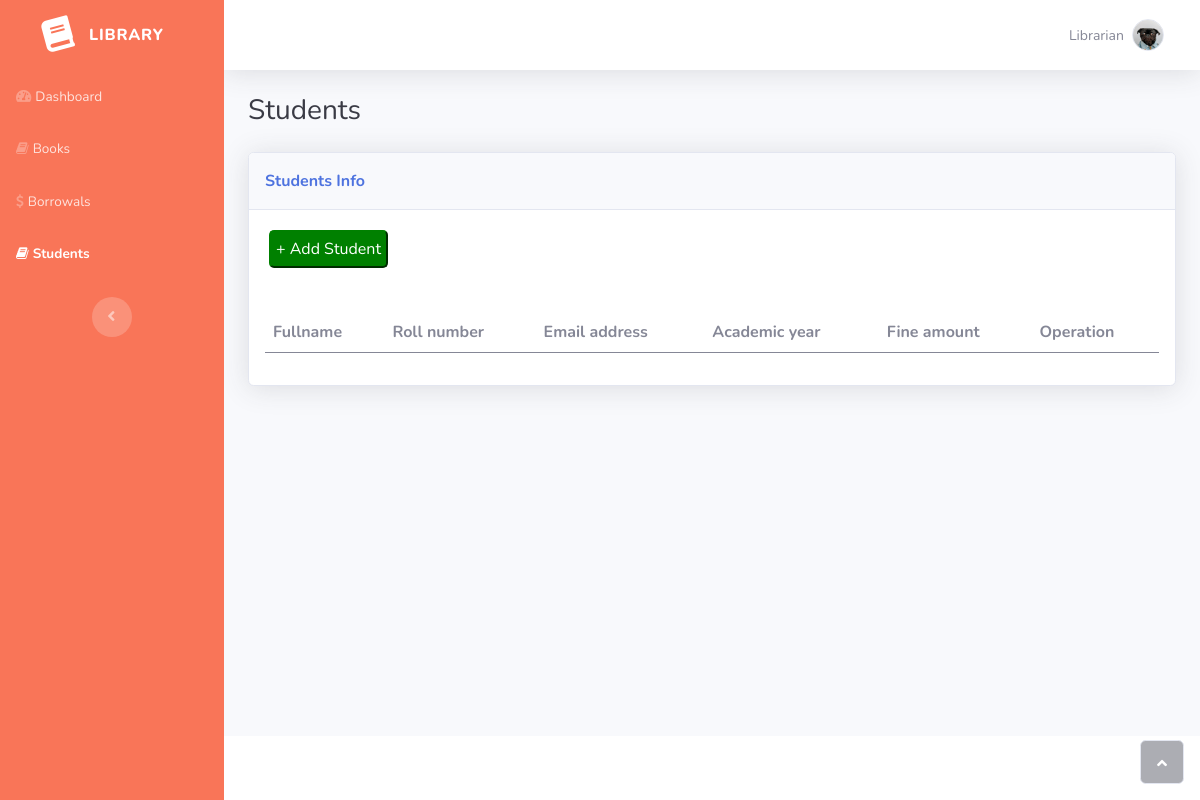
The app's page /students/, older data.
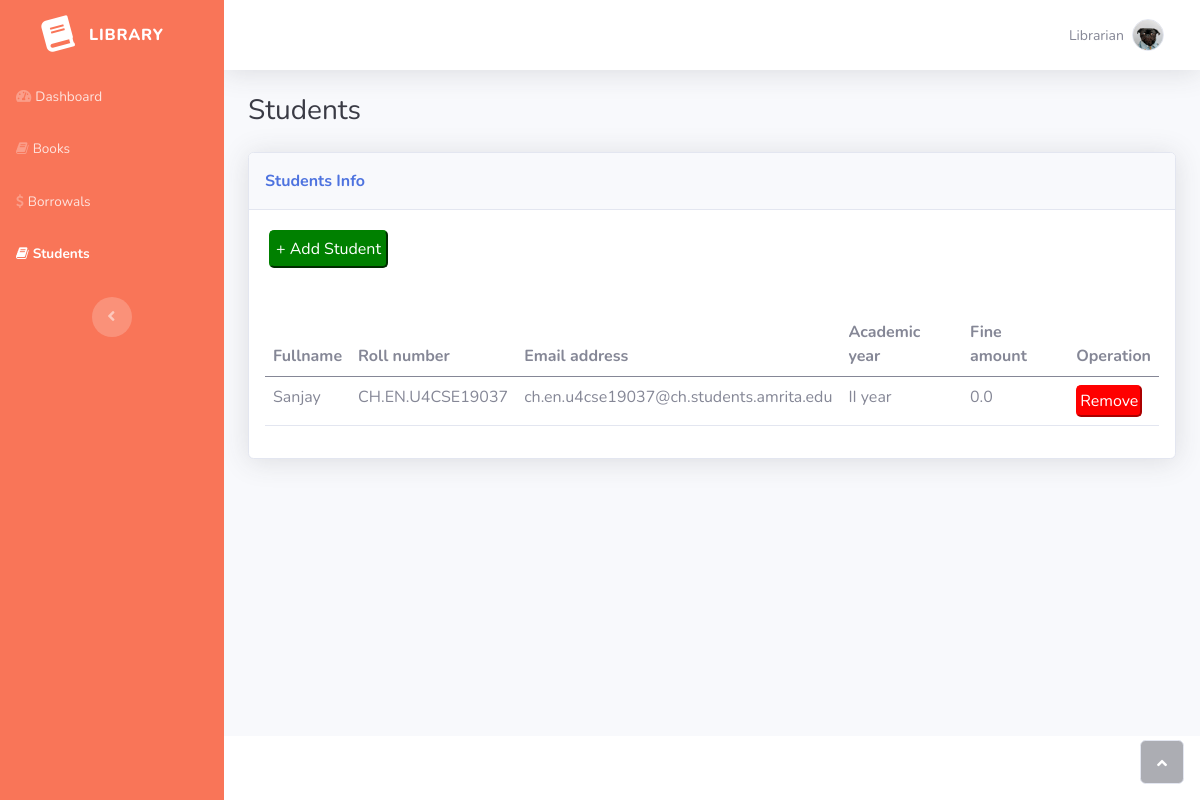
The same page, newer data.
### library/models.py (models this page shows, shortened)
class Student(models.Model):
    fullname = models.CharField(max_length=200, null=True)
    roll_number = models.CharField(max_length=20, null=True)
    email = models.EmailField(null=True)
    academic_year = models.CharField(max_length=200,
        choices= (
            ('I year', 'I year'),
            ('II year', 'II year'),
            ('III year', 'III year'),
            ('IV year', 'IV year')
        )
    )
    fine_amount = models.FloatField(null=True, default=0.0)

### library/views.py (the view)
# urls.py: path('students/', views.students, name='students'),
def students(request):
    students = Student.objects.all()
    return render(request, 'library/students.html', {'students': students})

### library/templates/library/students.html (shortened to what the changed rows need)
{% load static %}
<!DOCTYPE html>
<html>
<head>
    <link rel="stylesheet" href="{% static 'bootstrap/css/bootstrap.min.css' %}">
    <link rel="stylesheet" href="{% static 'fonts/fontawesome-all.min.css' %}">
    <link rel="stylesheet" href="{% static 'fonts/font-awesome.min.css' %}">
    <link rel="stylesheet" href="{% static 'fonts/fontawesome5-overrides.min.css' %}">
</head>
<body id="page-top">
    <div id="wrapper">
        <div class="d-flex flex-column" id="content-wrapper">
            <div id="content">
                <div class="container-fluid">
                    <div class="card shadow">
                        <div class="card-body">
                            <div class="table-responsive table mt-2" id="dataTable" role="grid" aria-describedby="dataTable_info">
                                <table class="table my-0" id="dataTable">
                                    <thead>
                                        <tr>
                                            <th>Fullname</th>
                                            <th>Roll number</th>
                                            <th>Email address</th>
                                            <th>Academic year</th>
                                            <th>Fine amount</th>
                                            <th>Operation</th>
                                        </tr>
                                    </thead>
                                    <tbody>
                                        {% for student in students %}
                                            <tr style="padding: 5px;">
                                                <td>{{student.fullname}}</td>
                                                <td>{{student.roll_number}}</td>
                                                <td>{{student.email}}</td>
                                                <td>{{student.academic_year}}</td>
                                                <td>{{student.fine_amount}}</td>
                                                <td><a href="/delete-student/{{student.id}}/"><button type="button" style="background-color: red; color: white; padding: 2px; border-color: red; border-radius: 5px;">Remove</button></a>
                                            </tr>
                                        {% endfor %}
                                    </tbody>
                                </table>
                            </div>
                        </div>
                    </div>
                </div>
            </div>
        </div><a class="border rounded d-inline scroll-to-top" href="#page-top"><i class="fas fa-angle-up"></i></a>
    </div>
</body>
</html>

Row changes from the older to the newer data that the page shows:
added Student: fullname "Sanjay", roll_number "CH.EN.U4CSE19037", email "ch.en.u4cse19037@ch.students.amrita.edu", academic_year "II year", fine_amount "0.0"
